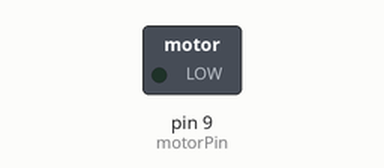
Bench run of a sketch on a simulated Arduino Uno, built with avr-gcc and run on an emulated ATmega328P. Shown: switched loads named in the sketch (green lamp = pin HIGH).

Above: at 0.15 s.
At 15.4 s:
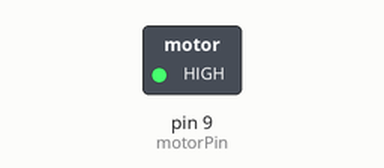
At 27.45 s:
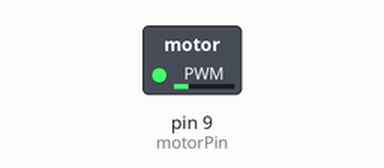
At 39.85 s:
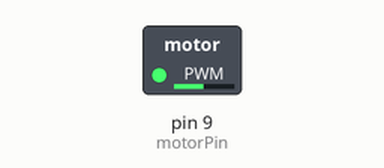
Timing chart, 0 to 40.0 s (numbered marks = the images above):
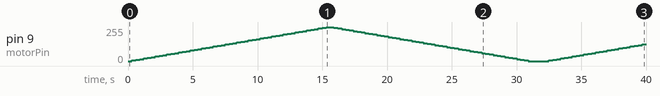

Measured:
- by itself, pin 9 (motorPin): 0/255 → 5/255 at 0.30 s, → 10/255 0.30 s later, → 15/255 0.30 s later, → 20/255 0.30 s later, … (127 changes in this stretch)

The sketch:

control_motor_with_diode.ino
```cpp
const int motorPin = 9;  // PWM pin to control transistor base

void setup() {
  pinMode(motorPin, OUTPUT);
}

void loop() {
  // Ramp motor speed up
  for (int speed = 0; speed <= 255; speed += 5) {
    analogWrite(motorPin, speed);
    delay(300);
  }

  // Ramp motor speed down
  for (int speed = 255; speed >= 0; speed -= 5) {
    analogWrite(motorPin, speed);
    delay(300);
  }

  delay(1000);
}
```
